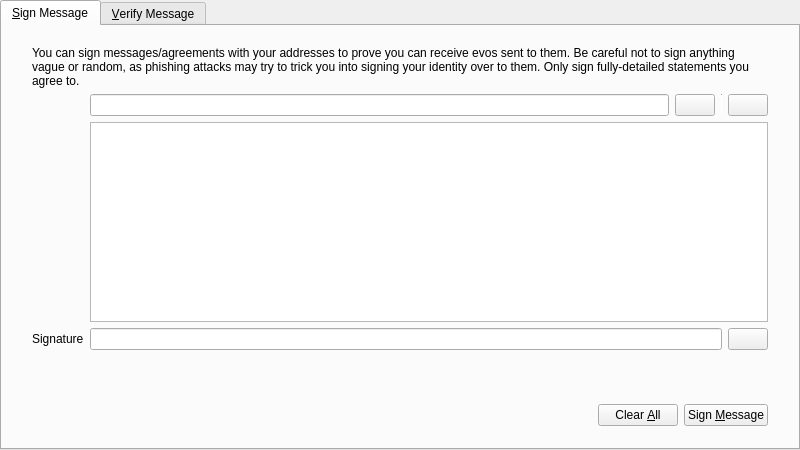
<?xml version="1.0" encoding="UTF-8"?>
<ui version="4.0">
 <class>SignVerifyMessageDialog</class>
 <widget class="QDialog" name="SignVerifyMessageDialog">
  <property name="geometry">
   <rect>
    <x>0</x>
    <y>0</y>
    <width>800</width>
    <height>450</height>
   </rect>
  </property>
  <property name="windowTitle">
   <string>Signatures - Sign / Verify a Message</string>
  </property>
  <property name="modal">
   <bool>true</bool>
  </property>
  <layout class="QVBoxLayout" name="verticalLayout">
   <property name="leftMargin">
    <number>0</number>
   </property>
   <property name="topMargin">
    <number>0</number>
   </property>
   <property name="rightMargin">
    <number>0</number>
   </property>
   <property name="bottomMargin">
    <number>0</number>
   </property>
   <item>
    <widget class="QTabWidget" name="tabWidget">
     <property name="currentIndex">
      <number>0</number>
     </property>
     <widget class="QWidget" name="tabSignMessage">
      <attribute name="title">
       <string>&amp;Sign Message</string>
      </attribute>
      <layout class="QVBoxLayout" name="verticalLayout_SM">
       <property name="leftMargin">
        <number>0</number>
       </property>
       <property name="topMargin">
        <number>0</number>
       </property>
       <property name="rightMargin">
        <number>0</number>
       </property>
       <property name="bottomMargin">
        <number>0</number>
       </property>
       <item>
        <layout class="QVBoxLayout" name="verticalLayout_3">
         <property name="leftMargin">
          <number>30</number>
         </property>
         <property name="topMargin">
          <number>20</number>
         </property>
         <property name="rightMargin">
          <number>30</number>
         </property>
         <property name="bottomMargin">
          <number>20</number>
         </property>
         <item>
          <layout class="QGridLayout" name="gridLayout">
           <item row="1" column="1">
            <layout class="QHBoxLayout" name="horizontalLayout_1_SM">
             <property name="spacing">
              <number>6</number>
             </property>
             <item>
              <widget class="QValidatedLineEdit" name="addressIn_SM">
               <property name="toolTip">
                <string>The evo address to sign the message with</string>
               </property>
              </widget>
             </item>
             <item>
              <widget class="QtumPushButton" name="addressBookButton_SM">
               <property name="toolTip">
                <string>Choose previously used address</string>
               </property>
               <property name="text">
                <string/>
               </property>
               <property name="icon">
                <iconset resource="../bitcoin.qrc">
                 <normaloff>:/icons/address-book</normaloff>:/icons/address-book</iconset>
               </property>
               <property name="shortcut">
                <string>Alt+A</string>
               </property>
               <property name="autoDefault">
                <bool>false</bool>
               </property>
              </widget>
             </item>
             <item>
              <widget class="Line" name="vLine">
               <property name="maximumSize">
                <size>
                 <width>1</width>
                 <height>22</height>
                </size>
               </property>
               <property name="orientation">
                <enum>Qt::Vertical</enum>
               </property>
              </widget>
             </item>
             <item>
              <widget class="QtumPushButton" name="pasteButton_SM">
               <property name="toolTip">
                <string>Paste address from clipboard</string>
               </property>
               <property name="text">
                <string/>
               </property>
               <property name="icon">
                <iconset resource="../bitcoin.qrc">
                 <normaloff>:/icons/editpaste</normaloff>:/icons/editpaste</iconset>
               </property>
               <property name="shortcut">
                <string>Alt+P</string>
               </property>
               <property name="autoDefault">
                <bool>false</bool>
               </property>
              </widget>
             </item>
            </layout>
           </item>
           <item row="2" column="1">
            <widget class="QPlainTextEdit" name="messageIn_SM">
             <property name="toolTip">
              <string>Enter the message you want to sign here</string>
             </property>
            </widget>
           </item>
           <item row="3" column="1">
            <layout class="QHBoxLayout" name="horizontalLayout_2_SM">
             <property name="spacing">
              <number>6</number>
             </property>
             <item>
              <widget class="QLineEdit" name="signatureOut_SM">
               <property name="font">
                <font>
                 <italic>true</italic>
                </font>
               </property>
               <property name="readOnly">
                <bool>true</bool>
               </property>
              </widget>
             </item>
             <item>
              <widget class="QtumPushButton" name="copySignatureButton_SM">
               <property name="toolTip">
                <string>Copy the current signature to the system clipboard</string>
               </property>
               <property name="text">
                <string/>
               </property>
               <property name="icon">
                <iconset resource="../bitcoin.qrc">
                 <normaloff>:/icons/editcopy</normaloff>:/icons/editcopy</iconset>
               </property>
               <property name="autoDefault">
                <bool>false</bool>
               </property>
              </widget>
             </item>
            </layout>
           </item>
           <item row="3" column="0">
            <widget class="QLabel" name="signatureLabel_SM">
             <property name="text">
              <string>Signature</string>
             </property>
             <property name="textFormat">
              <enum>Qt::PlainText</enum>
             </property>
            </widget>
           </item>
           <item row="0" column="0" colspan="2">
            <widget class="QLabel" name="infoLabel_SM">
             <property name="text">
              <string>You can sign messages/agreements with your addresses to prove you can receive evos sent to them. Be careful not to sign anything vague or random, as phishing attacks may try to trick you into signing your identity over to them. Only sign fully-detailed statements you agree to.</string>
             </property>
             <property name="textFormat">
              <enum>Qt::PlainText</enum>
             </property>
             <property name="wordWrap">
              <bool>true</bool>
             </property>
            </widget>
           </item>
          </layout>
         </item>
        </layout>
       </item>
       <item>
        <widget class="QWidget" name="buttonsContainerWhite" native="true">
         <layout class="QHBoxLayout" name="horizontalLayout">
          <property name="leftMargin">
           <number>30</number>
          </property>
          <property name="topMargin">
           <number>15</number>
          </property>
          <property name="rightMargin">
           <number>30</number>
          </property>
          <item>
           <spacer name="horizontalSpacer_1_SM">
            <property name="orientation">
             <enum>Qt::Horizontal</enum>
            </property>
            <property name="sizeHint" stdset="0">
             <size>
              <width>40</width>
              <height>48</height>
             </size>
            </property>
           </spacer>
          </item>
          <item>
           <widget class="QLabel" name="statusLabel_SM">
            <property name="font">
             <font>
              <weight>75</weight>
              <bold>true</bold>
             </font>
            </property>
            <property name="text">
             <string/>
            </property>
            <property name="wordWrap">
             <bool>true</bool>
            </property>
           </widget>
          </item>
          <item>
           <spacer name="horizontalSpacer_2_SM">
            <property name="orientation">
             <enum>Qt::Horizontal</enum>
            </property>
            <property name="sizeHint" stdset="0">
             <size>
              <width>40</width>
              <height>48</height>
             </size>
            </property>
           </spacer>
          </item>
          <item>
           <widget class="QtumPushButton" name="clearButton_SM">
            <property name="toolTip">
             <string>Reset all sign message fields</string>
            </property>
            <property name="text">
             <string>Clear &amp;All</string>
            </property>
            <property name="icon">
             <iconset resource="../bitcoin.qrc">
              <normaloff>:/icons/remove</normaloff>:/icons/remove</iconset>
            </property>
            <property name="autoDefault">
             <bool>false</bool>
            </property>
           </widget>
          </item>
          <item>
           <widget class="QtumPushButton" name="signMessageButton_SM">
            <property name="toolTip">
             <string>Sign the message to prove you own this evo address</string>
            </property>
            <property name="text">
             <string>Sign &amp;Message</string>
            </property>
            <property name="icon">
             <iconset resource="../bitcoin.qrc">
              <normaloff>:/icons/edit</normaloff>:/icons/edit</iconset>
            </property>
            <property name="autoDefault">
             <bool>false</bool>
            </property>
           </widget>
          </item>
         </layout>
        </widget>
       </item>
      </layout>
     </widget>
     <widget class="QWidget" name="tabVerifyMessage">
      <attribute name="title">
       <string>&amp;Verify Message</string>
      </attribute>
      <layout class="QVBoxLayout" name="verticalLayout_VM">
       <property name="leftMargin">
        <number>0</number>
       </property>
       <property name="topMargin">
        <number>0</number>
       </property>
       <property name="rightMargin">
        <number>0</number>
       </property>
       <property name="bottomMargin">
        <number>0</number>
       </property>
       <item>
        <layout class="QVBoxLayout" name="verticalLayout_2">
         <property name="leftMargin">
          <number>30</number>
         </property>
         <property name="topMargin">
          <number>20</number>
         </property>
         <property name="rightMargin">
          <number>30</number>
         </property>
         <property name="bottomMargin">
          <number>20</number>
         </property>
         <item>
          <widget class="QLabel" name="infoLabel_VM">
           <property name="text">
            <string>Enter the receiver's address, message (ensure you copy line breaks, spaces, tabs, etc. exactly) and signature below to verify the message. Be careful not to read more into the signature than what is in the signed message itself, to avoid being tricked by a man-in-the-middle attack. Note that this only proves the signing party receives with the address, it cannot prove sendership of any transaction!</string>
           </property>
           <property name="textFormat">
            <enum>Qt::PlainText</enum>
           </property>
           <property name="alignment">
            <set>Qt::AlignLeading|Qt::AlignLeft|Qt::AlignTop</set>
           </property>
           <property name="wordWrap">
            <bool>true</bool>
           </property>
          </widget>
         </item>
         <item>
          <layout class="QHBoxLayout" name="horizontalLayout_1_VM">
           <property name="spacing">
            <number>6</number>
           </property>
           <item>
            <widget class="QValidatedLineEdit" name="addressIn_VM">
             <property name="toolTip">
              <string>The evo address the message was signed with</string>
             </property>
            </widget>
           </item>
           <item>
            <widget class="QtumPushButton" name="addressBookButton_VM">
             <property name="toolTip">
              <string>Choose previously used address</string>
             </property>
             <property name="text">
              <string/>
             </property>
             <property name="icon">
              <iconset resource="../bitcoin.qrc">
               <normaloff>:/icons/address-book</normaloff>:/icons/address-book</iconset>
             </property>
             <property name="shortcut">
              <string>Alt+A</string>
             </property>
             <property name="autoDefault">
              <bool>false</bool>
             </property>
            </widget>
           </item>
          </layout>
         </item>
         <item>
          <widget class="QPlainTextEdit" name="messageIn_VM"/>
         </item>
         <item>
          <widget class="QValidatedLineEdit" name="signatureIn_VM"/>
         </item>
        </layout>
       </item>
       <item>
        <widget class="QWidget" name="buttonsContainerWhite_" native="true">
         <layout class="QHBoxLayout" name="horizontalLayout_2">
          <property name="leftMargin">
           <number>30</number>
          </property>
          <property name="topMargin">
           <number>15</number>
          </property>
          <property name="rightMargin">
           <number>30</number>
          </property>
          <item>
           <spacer name="horizontalSpacer_1_VM">
            <property name="orientation">
             <enum>Qt::Horizontal</enum>
            </property>
            <property name="sizeHint" stdset="0">
             <size>
              <width>40</width>
              <height>48</height>
             </size>
            </property>
           </spacer>
          </item>
          <item>
           <widget class="QLabel" name="statusLabel_VM">
            <property name="font">
             <font>
              <weight>75</weight>
              <bold>true</bold>
             </font>
            </property>
            <property name="text">
             <string/>
            </property>
            <property name="wordWrap">
             <bool>true</bool>
            </property>
           </widget>
          </item>
          <item>
           <spacer name="horizontalSpacer_2_VM">
            <property name="orientation">
             <enum>Qt::Horizontal</enum>
            </property>
            <property name="sizeHint" stdset="0">
             <size>
              <width>40</width>
              <height>48</height>
             </size>
            </property>
           </spacer>
          </item>
          <item>
           <widget class="QtumPushButton" name="clearButton_VM">
            <property name="toolTip">
             <string>Reset all verify message fields</string>
            </property>
            <property name="text">
             <string>Clear &amp;All</string>
            </property>
            <property name="icon">
             <iconset resource="../bitcoin.qrc">
              <normaloff>:/icons/remove</normaloff>:/icons/remove</iconset>
            </property>
            <property name="autoDefault">
             <bool>false</bool>
            </property>
           </widget>
          </item>
          <item>
           <widget class="QtumPushButton" name="verifyMessageButton_VM">
            <property name="toolTip">
             <string>Verify the message to ensure it was signed with the specified evo address</string>
            </property>
            <property name="text">
             <string>Verify &amp;Message</string>
            </property>
            <property name="icon">
             <iconset resource="../bitcoin.qrc">
              <normaloff>:/icons/transaction_0</normaloff>:/icons/transaction_0</iconset>
            </property>
            <property name="autoDefault">
             <bool>false</bool>
            </property>
           </widget>
          </item>
         </layout>
        </widget>
       </item>
      </layout>
     </widget>
    </widget>
   </item>
  </layout>
 </widget>
 <customwidgets>
  <customwidget>
   <class>QValidatedLineEdit</class>
   <extends>QLineEdit</extends>
   <header>qt/qvalidatedlineedit.h</header>
  </customwidget>
  <customwidget>
   <class>QtumPushButton</class>
   <extends>QPushButton</extends>
   <header>qt/qtumpushbutton.h</header>
  </customwidget>
 </customwidgets>
 <resources>
  <include location="../bitcoin.qrc"/>
 </resources>
 <connections/>
</ui>
